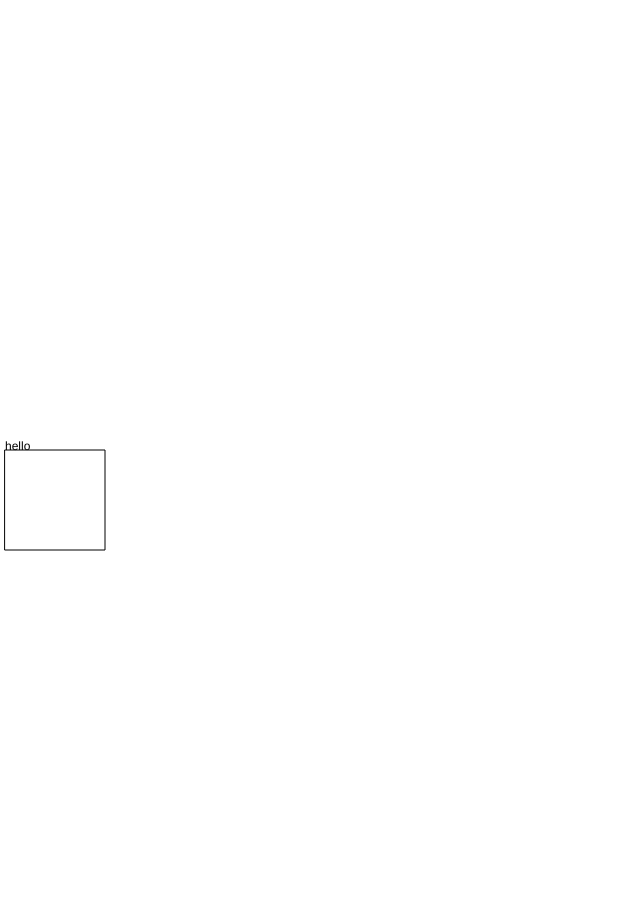
Frame 1 (no input)
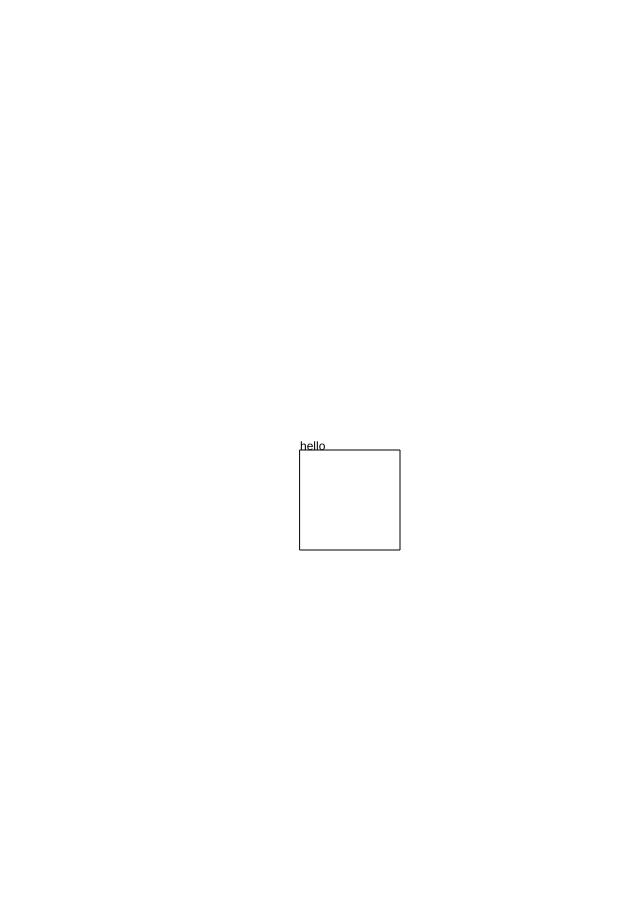
Frame 60 (no input)
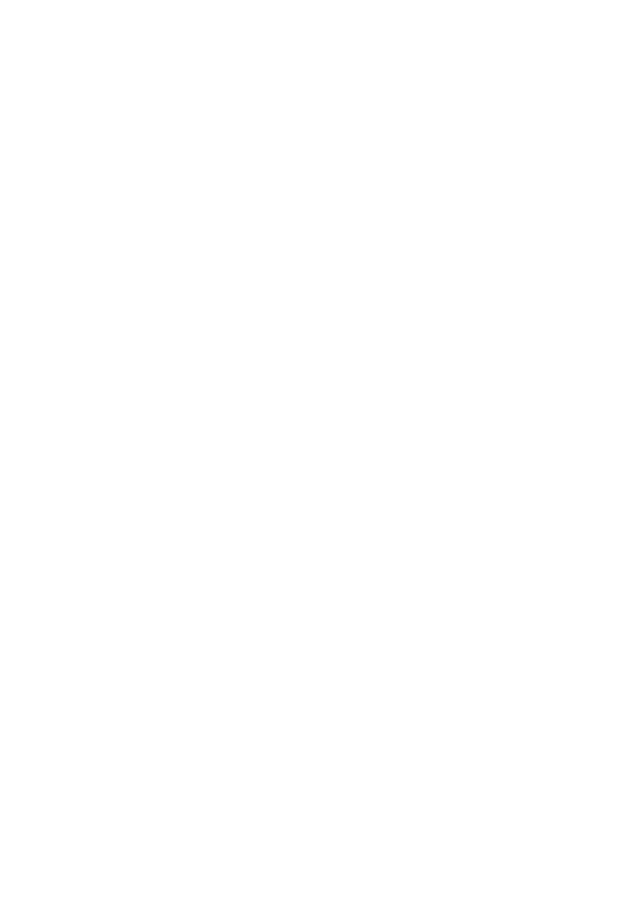
Frame 120 (the mouse pressed at the canvas centre since frame 60)

The p5.js sketch that drew these frames (run headless with seeded random() and noise() and a simulated clock; from frame 60 on, the mouse is pressed at the canvas centre):

// p5.js sketch
// ── sketch.js
var x;

function setup() {
	createCanvas(640, 900);

	background(190, 200, 240);

	x = 0;
	//print(x = 4); /* pose une question: "est-ce que x est egal à 4?" */
}

function draw(){
	background(255);

	x = x + 5;

	if (x < width/2) {
		rect(x, height/2, 100, 100);

	text("hello", x, height/2);
	}
}
 
